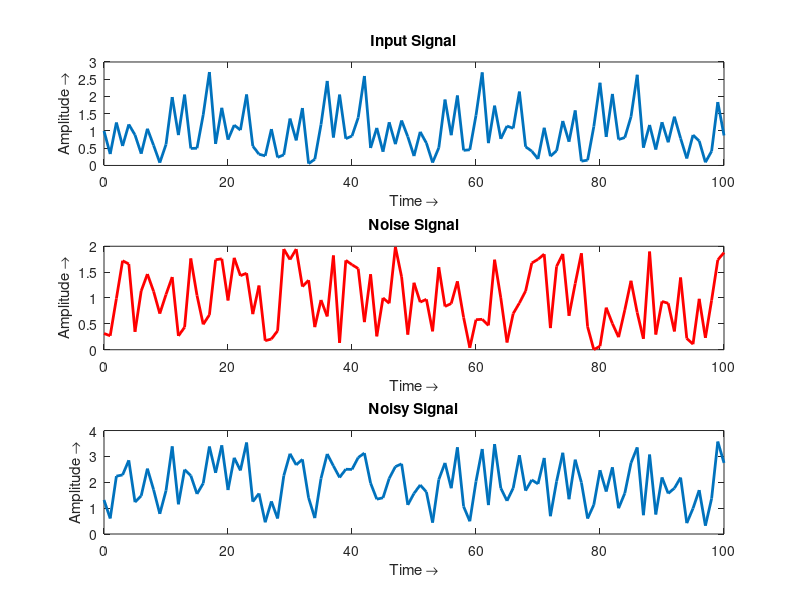
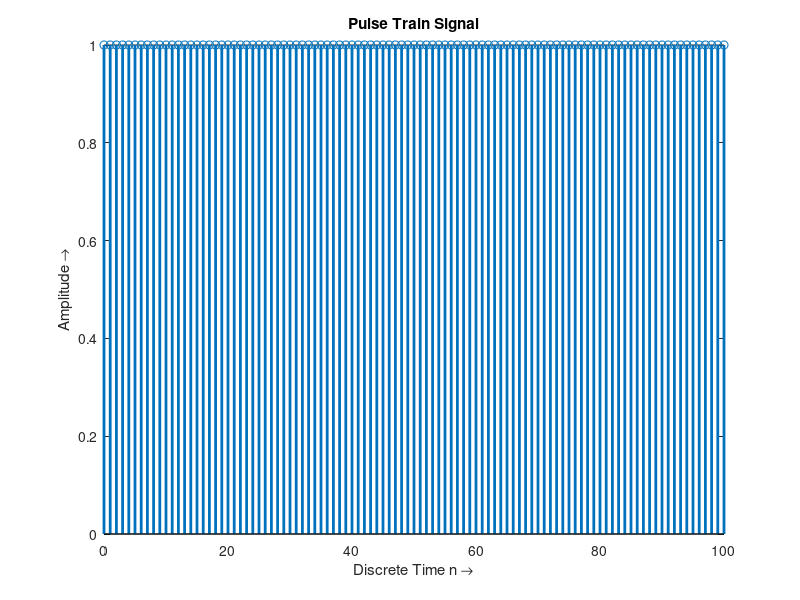
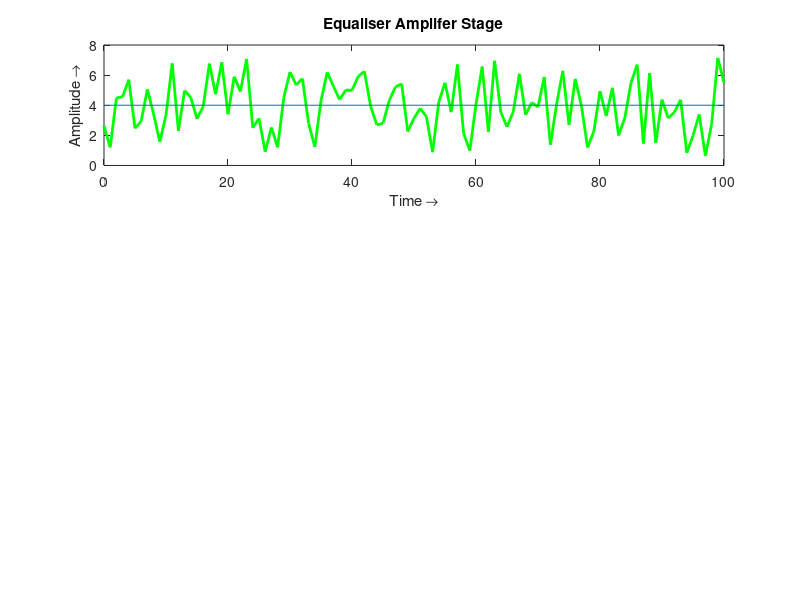

Recreate these plots in MATLAB, in order. (Note: this script raises an error after producing the figures.)

% Author: Zain Rajani
% Software Used: MATLAB (R2020a)

%% Initialize Screen 

clear all;
close all;
clc;

%% Original Signal

time = 0:100;                       % Time period of the signal

% Original Signal without noise 
input_signal=abs(sin(time)+cos(2*time)+sin(4*time));

% Noise Regeneration 
noise= 2*rand(size(time));

% Signal with Noise
final_input= input_signal+noise;

% Plotting the signal
subplot(3,1,1)
plot(time,input_signal,'LineWidth',2);% Signal Plotting
title('Input Signal');                % Title Signal 
xlabel('Time \rightarrow');           % X-axis label
ylabel('Amplitude \rightarrow');      % Y-axis label

subplot(3,1,2)                        % Same plot division 2
plot(time,noise,'r','LineWidth',2);   % Signal Plotting 
title('Noise Signal');
xlabel('Time \rightarrow');
ylabel('Amplitude \rightarrow');


subplot(3,1,3)                        % Same plot division 3
plot(time,final_input,'LineWidth',2);
title('Noisy Signal');
xlabel('Time \rightarrow');
ylabel('Amplitude \rightarrow');

%% Pulse Train Signal (Timing Circuit)

discrete_time=0:100;                   % Discrete Time for timing 
pulse_signal=[ones(1,101)];            % Generate Pulse Signal 

figure                                 % Create a new figure
%Plot the pulse signal 
stem(discrete_time,pulse_signal,'LineWidth',2)
%Label the plot
title('Pulse Train Signal');
xlabel('Discrete Time n \rightarrow');
ylabel('Amplitude \rightarrow');

%% Amplifier and Equaliser Stage

amplification_factor=2;                % Signal Equalised by

threshold_level=4;                     % Set the threshold level

equaliser_signal=amplification_factor*final_input.*pulse_signal; % Final Signal Input

figure;                                % Create a new plot
subplot(3,1,1)                         % Plot first division
plot(time, equaliser_signal,'g','LineWidth',2)  %Plotting signal
% Label the plots
title('Equaliser Amplifer Stage');
xlabel('Time \rightarrow');
ylabel('Amplitude \rightarrow');

% Draw threshold line
line_draw=line([0 100],[threshold_level,threshold_level]); 

% Line Drawn specification (Design for the drawn line)

line_draw.Color='red';
line_draw.LineStyle='--';
line_draw.LineWidth=2;

%% Decision Making Block

i=1;

% Loop to decide the signal based on the threshold set 
while (i<=100)
    if (equaliser_signal(1,i)>=threshold_level)
        decision_stage(1,i)=1;
    else 
        decision_stage(1,i)=0;
    end
    i=i+1;
end 

disp(decision_stage);              % Display the decision signal

subplot(3,1,3)                     % 3rd Division Plot
stem(decision_stage,'LineWidth',2) % Signal to plot
% Label the plot
title('Decision Signal Discrete Type');
xlabel('Discrete Time (n) \rightarrow');
ylabel('Amplitude \rightarrow');

subplot(3,1,2)                      % 2nd Division Plot
plot(decision_stage,'m-*','LineWidth',2); % Signal Plot
% Label the signal 
title('Decision Signal Continuous Wave');
xlabel('Time Continous \rightarrow');
ylabel('Amplitude \rightarrow');

%% Calculate the Bit error rate 

initial_counter=0;                  % Counter Variable

i=1;                                % Incrementing Loop Variable

% This loop counts the number of bits transmitted at the input stage 

while(i<=100)
    if (final_input(1,i)>0)
        initial_counter=initial_counter+1;
    end 
    i=i+1;
end 

final_counter=0;
i=1;
while (i<=100)
    if (decision_stage(1,i)>0)
        final_counter=final_counter+1;
    end 
    i=i+1;
end 

% Calculate the bit error rate and display the results

bit_error_rate = (initial_counter - final_counter)/initial_counter;
sprintf("\n\n Bit Error rate = %.3f",bit_error_rate)

%%%%%%%%%% END OF THE PROGRAM %%%%%%%%%%%%%
